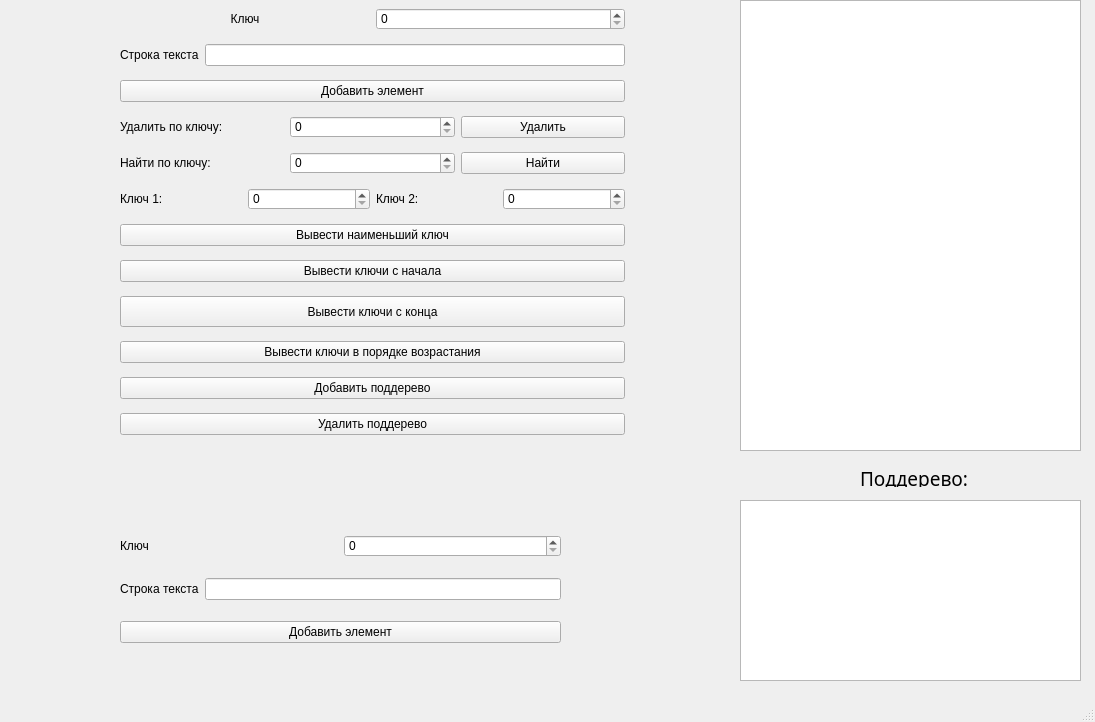
<?xml version="1.0" encoding="UTF-8"?>
<ui version="4.0">
 <class>MainWindow</class>
 <widget class="QMainWindow" name="MainWindow">
  <property name="geometry">
   <rect>
    <x>0</x>
    <y>0</y>
    <width>1095</width>
    <height>722</height>
   </rect>
  </property>
  <property name="font">
   <font>
    <family>Ubuntu</family>
    <pointsize>15</pointsize>
    <italic>true</italic>
    <bold>true</bold>
   </font>
  </property>
  <property name="windowTitle">
   <string>MainWindow</string>
  </property>
  <property name="styleSheet">
   <string notr="true">color: rgb(0, 0, 0);
font: 700 italic 15pt &quot;Ubuntu&quot;;</string>
  </property>
  <widget class="QWidget" name="centralwidget">
   <widget class="QTreeView" name="treeView">
    <property name="geometry">
     <rect>
      <x>740</x>
      <y>0</y>
      <width>341</width>
      <height>451</height>
     </rect>
    </property>
   </widget>
   <widget class="QWidget" name="layoutWidget">
    <property name="geometry">
     <rect>
      <x>120</x>
      <y>0</y>
      <width>505</width>
      <height>451</height>
     </rect>
    </property>
    <layout class="QVBoxLayout" name="verticalLayout">
     <item>
      <layout class="QHBoxLayout" name="horizontalLayout">
       <item>
        <widget class="QLabel" name="lbl_key">
         <property name="styleSheet">
          <string notr="true">font: 14pt &quot;Ubuntu Sans&quot;;</string>
         </property>
         <property name="text">
          <string>&lt;html&gt;&lt;head/&gt;&lt;body&gt;&lt;p align=&quot;center&quot;&gt;Ключ&lt;/p&gt;&lt;/body&gt;&lt;/html&gt;</string>
         </property>
        </widget>
       </item>
       <item>
        <widget class="QSpinBox" name="spb_val">
         <property name="styleSheet">
          <string notr="true">font: 14pt &quot;Ubuntu Sans&quot;;</string>
         </property>
        </widget>
       </item>
      </layout>
     </item>
     <item>
      <layout class="QHBoxLayout" name="horizontalLayout_2">
       <item>
        <widget class="QLabel" name="lbl_value">
         <property name="styleSheet">
          <string notr="true">font: 14pt &quot;Ubuntu Sans&quot;;</string>
         </property>
         <property name="text">
          <string>&lt;html&gt;&lt;head/&gt;&lt;body&gt;&lt;p&gt;Строка текста&lt;/p&gt;&lt;/body&gt;&lt;/html&gt;</string>
         </property>
        </widget>
       </item>
       <item>
        <widget class="QLineEdit" name="lineEditText"/>
       </item>
      </layout>
     </item>
     <item>
      <widget class="QPushButton" name="bnt_add_item">
       <property name="styleSheet">
        <string notr="true">font: 14pt &quot;Ubuntu Sans&quot;;</string>
       </property>
       <property name="text">
        <string>Добавить элемент</string>
       </property>
      </widget>
     </item>
     <item>
      <layout class="QHBoxLayout" name="horizontalLayout_3">
       <item>
        <widget class="QLabel" name="lbl_del">
         <property name="styleSheet">
          <string notr="true">font: 14pt &quot;Ubuntu Sans&quot;;</string>
         </property>
         <property name="text">
          <string>&lt;html&gt;&lt;head/&gt;&lt;body&gt;&lt;p&gt;Удалить по ключу:&lt;/p&gt;&lt;/body&gt;&lt;/html&gt;</string>
         </property>
        </widget>
       </item>
       <item>
        <widget class="QSpinBox" name="spb_delValue">
         <property name="styleSheet">
          <string notr="true">font: 14pt &quot;Ubuntu Sans&quot;;</string>
         </property>
        </widget>
       </item>
       <item>
        <widget class="QPushButton" name="bnt_remove">
         <property name="styleSheet">
          <string notr="true">font: 14pt &quot;Ubuntu Sans&quot;;</string>
         </property>
         <property name="text">
          <string>Удалить</string>
         </property>
        </widget>
       </item>
      </layout>
     </item>
     <item>
      <layout class="QHBoxLayout" name="horizontalLayout_4">
       <item>
        <widget class="QLabel" name="lbl_find">
         <property name="styleSheet">
          <string notr="true">font: 14pt &quot;Ubuntu Sans&quot;;</string>
         </property>
         <property name="text">
          <string>&lt;html&gt;&lt;head/&gt;&lt;body&gt;&lt;p&gt;Найти по ключу:&lt;/p&gt;&lt;/body&gt;&lt;/html&gt;</string>
         </property>
        </widget>
       </item>
       <item>
        <widget class="QSpinBox" name="spb_findValue">
         <property name="styleSheet">
          <string notr="true">font: 14pt &quot;Ubuntu Sans&quot;;</string>
         </property>
        </widget>
       </item>
       <item>
        <widget class="QPushButton" name="bnt_search">
         <property name="styleSheet">
          <string notr="true">font: 14pt &quot;Ubuntu Sans&quot;;</string>
         </property>
         <property name="text">
          <string>Найти</string>
         </property>
        </widget>
       </item>
      </layout>
     </item>
     <item>
      <layout class="QHBoxLayout" name="horizontalLayout_7">
       <item>
        <widget class="QLabel" name="label_2">
         <property name="styleSheet">
          <string notr="true">font: 14pt &quot;Ubuntu Sans&quot;;</string>
         </property>
         <property name="text">
          <string>&lt;html&gt;&lt;head/&gt;&lt;body&gt;&lt;p&gt;Ключ 1:&lt;/p&gt;&lt;/body&gt;&lt;/html&gt;</string>
         </property>
        </widget>
       </item>
       <item>
        <widget class="QSpinBox" name="el_1">
         <property name="styleSheet">
          <string notr="true">font: 14pt &quot;Ubuntu Sans&quot;;</string>
         </property>
        </widget>
       </item>
       <item>
        <widget class="QLabel" name="label_3">
         <property name="styleSheet">
          <string notr="true">font: 14pt &quot;Ubuntu Sans&quot;;</string>
         </property>
         <property name="text">
          <string>&lt;html&gt;&lt;head/&gt;&lt;body&gt;&lt;p&gt;Ключ 2:&lt;/p&gt;&lt;/body&gt;&lt;/html&gt;</string>
         </property>
        </widget>
       </item>
       <item>
        <widget class="QSpinBox" name="el_2">
         <property name="styleSheet">
          <string notr="true">font: 14pt &quot;Ubuntu Sans&quot;;</string>
         </property>
        </widget>
       </item>
      </layout>
     </item>
     <item>
      <widget class="QPushButton" name="bnt_cnt_of_list">
       <property name="styleSheet">
        <string notr="true">font: 14pt &quot;Ubuntu Sans&quot;;</string>
       </property>
       <property name="text">
        <string>Вывести наименьший ключ</string>
       </property>
      </widget>
     </item>
     <item>
      <widget class="QPushButton" name="bnt_pre">
       <property name="styleSheet">
        <string notr="true">font: 14pt &quot;Ubuntu Sans&quot;;</string>
       </property>
       <property name="text">
        <string>Вывести ключи с начала</string>
       </property>
      </widget>
     </item>
     <item>
      <widget class="QPushButton" name="bnt_post">
       <property name="minimumSize">
        <size>
         <width>438</width>
         <height>31</height>
        </size>
       </property>
       <property name="toolTip">
        <string>&lt;html&gt;&lt;head/&gt;&lt;body&gt;&lt;p align=&quot;center&quot;&gt;&lt;br/&gt;&lt;/p&gt;&lt;/body&gt;&lt;/html&gt;</string>
       </property>
       <property name="styleSheet">
        <string notr="true">font: 14pt &quot;Ubuntu Sans&quot;;</string>
       </property>
       <property name="text">
        <string>Вывести ключи с конца</string>
       </property>
      </widget>
     </item>
     <item>
      <widget class="QPushButton" name="bnt_in">
       <property name="styleSheet">
        <string notr="true">font: 14pt &quot;Ubuntu Sans&quot;;</string>
       </property>
       <property name="text">
        <string>Вывести ключи в порядке возрастания</string>
       </property>
      </widget>
     </item>
     <item>
      <widget class="QPushButton" name="bnt_add_subtree">
       <property name="styleSheet">
        <string notr="true">font: 14pt &quot;Ubuntu Sans&quot;;</string>
       </property>
       <property name="text">
        <string>Добавить поддерево</string>
       </property>
      </widget>
     </item>
     <item>
      <widget class="QPushButton" name="bnt_remove_subtree">
       <property name="styleSheet">
        <string notr="true">font: 14pt &quot;Ubuntu Sans&quot;;</string>
       </property>
       <property name="text">
        <string>Удалить поддерево</string>
       </property>
      </widget>
     </item>
    </layout>
   </widget>
   <widget class="QTreeView" name="treeView_2">
    <property name="geometry">
     <rect>
      <x>740</x>
      <y>500</y>
      <width>341</width>
      <height>181</height>
     </rect>
    </property>
   </widget>
   <widget class="QLabel" name="label">
    <property name="geometry">
     <rect>
      <x>860</x>
      <y>470</y>
      <width>111</width>
      <height>17</height>
     </rect>
    </property>
    <property name="font">
     <font>
      <family>Ubuntu Sans</family>
      <pointsize>14</pointsize>
      <italic>false</italic>
      <bold>false</bold>
     </font>
    </property>
    <property name="styleSheet">
     <string notr="true">font: 14pt &quot;Ubuntu Sans&quot;;</string>
    </property>
    <property name="text">
     <string>Поддерево:</string>
    </property>
   </widget>
   <widget class="QWidget" name="layoutWidget">
    <property name="geometry">
     <rect>
      <x>120</x>
      <y>520</y>
      <width>441</width>
      <height>141</height>
     </rect>
    </property>
    <layout class="QVBoxLayout" name="verticalLayout_2">
     <item>
      <layout class="QHBoxLayout" name="horizontalLayout_5">
       <item>
        <widget class="QLabel" name="lbl_key_2">
         <property name="styleSheet">
          <string notr="true">font: 14pt &quot;Ubuntu Sans&quot;;</string>
         </property>
         <property name="text">
          <string>Ключ</string>
         </property>
        </widget>
       </item>
       <item>
        <widget class="QSpinBox" name="spb_val_2">
         <property name="styleSheet">
          <string notr="true">font: 14pt &quot;Ubuntu Sans&quot;;</string>
         </property>
        </widget>
       </item>
      </layout>
     </item>
     <item>
      <layout class="QHBoxLayout" name="horizontalLayout_6">
       <item>
        <widget class="QLabel" name="lbl_value_2">
         <property name="styleSheet">
          <string notr="true">font: 14pt &quot;Ubuntu Sans&quot;;</string>
         </property>
         <property name="text">
          <string>Строка текста</string>
         </property>
        </widget>
       </item>
       <item>
        <widget class="QLineEdit" name="lineEditText_2"/>
       </item>
      </layout>
     </item>
     <item>
      <widget class="QPushButton" name="bnt_add_item_2">
       <property name="styleSheet">
        <string notr="true">font: 14pt &quot;Ubuntu Sans&quot;;</string>
       </property>
       <property name="text">
        <string>Добавить элемент</string>
       </property>
      </widget>
     </item>
    </layout>
   </widget>
  </widget>
  <widget class="QStatusBar" name="statusbar"/>
 </widget>
 <resources/>
 <connections/>
</ui>
